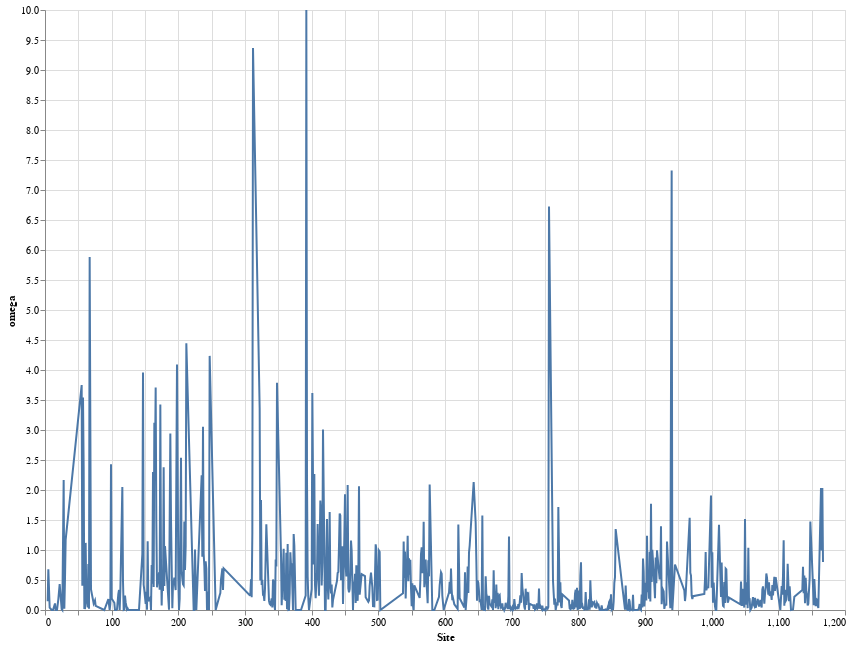

Notebook code for this chart:
### Code cell
source = df[df["omega"] < 10]
#source = df

line = alt.Chart(source).mark_line().encode(
    x='Site',
    y='omega', 
).properties(
    width=800,
    height=600)

line

### Figure 1 — Vega-Lite specification as saved in the notebook (floating-point values rounded to 4 significant figures; data arrays with more than 128 entries replaced by an {"elided": "..."} marker saying what was removed)
{"config": {"view": {"continuousWidth": 400, "continuousHeight": 300}}, "data": {"name": "data-f2d3e14ce80ea3f805caa3ac84babd7a"}, "mark": "line", "encoding": {"x": {"type": "quantitative", "field": "Site"}, "y": {"type": "quantitative", "field": "omega"}}, "height": 600, "width": 800, "$schema": "https://vega.github.io/schema/vega-lite/v4.8.1.json", "datasets": {"data-f2d3e14ce80ea3f805caa3ac84babd7a": {"elided": "722 records"}}}
